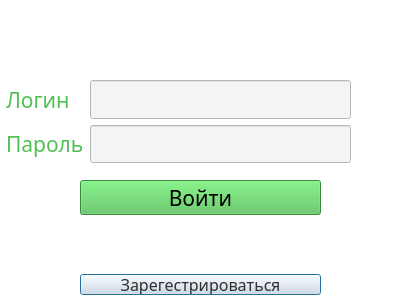
<?xml version="1.0" encoding="UTF-8"?>
<ui version="4.0">
 <class>auth_window</class>
 <widget class="QDialog" name="auth_window">
  <property name="geometry">
   <rect>
    <x>0</x>
    <y>0</y>
    <width>400</width>
    <height>300</height>
   </rect>
  </property>
  <property name="palette">
   <palette>
    <active>
     <colorrole role="WindowText">
      <brush brushstyle="SolidPattern">
       <color alpha="255">
        <red>0</red>
        <green>0</green>
        <blue>0</blue>
       </color>
      </brush>
     </colorrole>
     <colorrole role="Button">
      <brush brushstyle="SolidPattern">
       <color alpha="255">
        <red>222</red>
        <green>227</green>
        <blue>236</blue>
       </color>
      </brush>
     </colorrole>
     <colorrole role="Light">
      <brush brushstyle="SolidPattern">
       <color alpha="255">
        <red>73</red>
        <green>179</green>
        <blue>78</blue>
       </color>
      </brush>
     </colorrole>
     <colorrole role="Midlight">
      <brush brushstyle="SolidPattern">
       <color alpha="255">
        <red>73</red>
        <green>179</green>
        <blue>78</blue>
       </color>
      </brush>
     </colorrole>
     <colorrole role="Dark">
      <brush brushstyle="SolidPattern">
       <color alpha="255">
        <red>73</red>
        <green>179</green>
        <blue>78</blue>
       </color>
      </brush>
     </colorrole>
     <colorrole role="Text">
      <brush brushstyle="SolidPattern">
       <color alpha="255">
        <red>0</red>
        <green>0</green>
        <blue>0</blue>
       </color>
      </brush>
     </colorrole>
     <colorrole role="ButtonText">
      <brush brushstyle="SolidPattern">
       <color alpha="255">
        <red>255</red>
        <green>255</green>
        <blue>255</blue>
       </color>
      </brush>
     </colorrole>
     <colorrole role="Base">
      <brush brushstyle="SolidPattern">
       <color alpha="255">
        <red>255</red>
        <green>255</green>
        <blue>255</blue>
       </color>
      </brush>
     </colorrole>
     <colorrole role="Window">
      <brush brushstyle="SolidPattern">
       <color alpha="255">
        <red>255</red>
        <green>255</green>
        <blue>255</blue>
       </color>
      </brush>
     </colorrole>
     <colorrole role="ToolTipBase">
      <brush brushstyle="SolidPattern">
       <color alpha="255">
        <red>73</red>
        <green>179</green>
        <blue>78</blue>
       </color>
      </brush>
     </colorrole>
     <colorrole role="PlaceholderText">
      <brush brushstyle="SolidPattern">
       <color alpha="255">
        <red>73</red>
        <green>179</green>
        <blue>78</blue>
       </color>
      </brush>
     </colorrole>
    </active>
    <inactive>
     <colorrole role="WindowText">
      <brush brushstyle="SolidPattern">
       <color alpha="255">
        <red>0</red>
        <green>0</green>
        <blue>0</blue>
       </color>
      </brush>
     </colorrole>
     <colorrole role="Button">
      <brush brushstyle="SolidPattern">
       <color alpha="255">
        <red>222</red>
        <green>227</green>
        <blue>236</blue>
       </color>
      </brush>
     </colorrole>
     <colorrole role="Light">
      <brush brushstyle="SolidPattern">
       <color alpha="255">
        <red>73</red>
        <green>179</green>
        <blue>78</blue>
       </color>
      </brush>
     </colorrole>
     <colorrole role="Midlight">
      <brush brushstyle="SolidPattern">
       <color alpha="255">
        <red>73</red>
        <green>179</green>
        <blue>78</blue>
       </color>
      </brush>
     </colorrole>
     <colorrole role="Dark">
      <brush brushstyle="SolidPattern">
       <color alpha="255">
        <red>73</red>
        <green>179</green>
        <blue>78</blue>
       </color>
      </brush>
     </colorrole>
     <colorrole role="Text">
      <brush brushstyle="SolidPattern">
       <color alpha="255">
        <red>0</red>
        <green>0</green>
        <blue>0</blue>
       </color>
      </brush>
     </colorrole>
     <colorrole role="ButtonText">
      <brush brushstyle="SolidPattern">
       <color alpha="255">
        <red>255</red>
        <green>255</green>
        <blue>255</blue>
       </color>
      </brush>
     </colorrole>
     <colorrole role="Base">
      <brush brushstyle="SolidPattern">
       <color alpha="255">
        <red>255</red>
        <green>255</green>
        <blue>255</blue>
       </color>
      </brush>
     </colorrole>
     <colorrole role="Window">
      <brush brushstyle="SolidPattern">
       <color alpha="255">
        <red>255</red>
        <green>255</green>
        <blue>255</blue>
       </color>
      </brush>
     </colorrole>
     <colorrole role="ToolTipBase">
      <brush brushstyle="SolidPattern">
       <color alpha="255">
        <red>73</red>
        <green>179</green>
        <blue>78</blue>
       </color>
      </brush>
     </colorrole>
     <colorrole role="PlaceholderText">
      <brush brushstyle="SolidPattern">
       <color alpha="255">
        <red>73</red>
        <green>179</green>
        <blue>78</blue>
       </color>
      </brush>
     </colorrole>
    </inactive>
    <disabled>
     <colorrole role="WindowText">
      <brush brushstyle="SolidPattern">
       <color alpha="255">
        <red>73</red>
        <green>179</green>
        <blue>78</blue>
       </color>
      </brush>
     </colorrole>
     <colorrole role="Button">
      <brush brushstyle="SolidPattern">
       <color alpha="255">
        <red>222</red>
        <green>227</green>
        <blue>236</blue>
       </color>
      </brush>
     </colorrole>
     <colorrole role="Light">
      <brush brushstyle="SolidPattern">
       <color alpha="255">
        <red>73</red>
        <green>179</green>
        <blue>78</blue>
       </color>
      </brush>
     </colorrole>
     <colorrole role="Midlight">
      <brush brushstyle="SolidPattern">
       <color alpha="255">
        <red>73</red>
        <green>179</green>
        <blue>78</blue>
       </color>
      </brush>
     </colorrole>
     <colorrole role="Dark">
      <brush brushstyle="SolidPattern">
       <color alpha="255">
        <red>73</red>
        <green>179</green>
        <blue>78</blue>
       </color>
      </brush>
     </colorrole>
     <colorrole role="Text">
      <brush brushstyle="SolidPattern">
       <color alpha="255">
        <red>73</red>
        <green>179</green>
        <blue>78</blue>
       </color>
      </brush>
     </colorrole>
     <colorrole role="ButtonText">
      <brush brushstyle="SolidPattern">
       <color alpha="255">
        <red>73</red>
        <green>179</green>
        <blue>78</blue>
       </color>
      </brush>
     </colorrole>
     <colorrole role="Base">
      <brush brushstyle="SolidPattern">
       <color alpha="255">
        <red>255</red>
        <green>255</green>
        <blue>255</blue>
       </color>
      </brush>
     </colorrole>
     <colorrole role="Window">
      <brush brushstyle="SolidPattern">
       <color alpha="255">
        <red>255</red>
        <green>255</green>
        <blue>255</blue>
       </color>
      </brush>
     </colorrole>
     <colorrole role="ToolTipBase">
      <brush brushstyle="SolidPattern">
       <color alpha="255">
        <red>73</red>
        <green>179</green>
        <blue>78</blue>
       </color>
      </brush>
     </colorrole>
     <colorrole role="PlaceholderText">
      <brush brushstyle="SolidPattern">
       <color alpha="255">
        <red>73</red>
        <green>179</green>
        <blue>78</blue>
       </color>
      </brush>
     </colorrole>
    </disabled>
   </palette>
  </property>
  <property name="windowTitle">
   <string>Dialog</string>
  </property>
  <widget class="QWidget" name="formLayoutWidget">
   <property name="geometry">
    <rect>
     <x>0</x>
     <y>80</y>
     <width>401</width>
     <height>83</height>
    </rect>
   </property>
   <layout class="QFormLayout" name="formLayout">
    <item row="0" column="1">
     <layout class="QGridLayout" name="gridLayout">
      <item row="1" column="2">
       <spacer name="horizontalSpacer_3">
        <property name="orientation">
         <enum>Qt::Orientation::Horizontal</enum>
        </property>
        <property name="sizeType">
         <enum>QSizePolicy::Policy::Fixed</enum>
        </property>
        <property name="sizeHint" stdset="0">
         <size>
          <width>50</width>
          <height>20</height>
         </size>
        </property>
       </spacer>
      </item>
      <item row="0" column="0">
       <widget class="QLabel" name="label">
        <property name="sizePolicy">
         <sizepolicy hsizetype="Preferred" vsizetype="Preferred">
          <horstretch>0</horstretch>
          <verstretch>0</verstretch>
         </sizepolicy>
        </property>
        <property name="palette">
         <palette>
          <active>
           <colorrole role="WindowText">
            <brush brushstyle="SolidPattern">
             <color alpha="255">
              <red>79</red>
              <green>192</green>
              <blue>83</blue>
             </color>
            </brush>
           </colorrole>
           <colorrole role="Text">
            <brush brushstyle="SolidPattern">
             <color alpha="255">
              <red>79</red>
              <green>192</green>
              <blue>83</blue>
             </color>
            </brush>
           </colorrole>
           <colorrole role="Base">
            <brush brushstyle="SolidPattern">
             <color alpha="255">
              <red>79</red>
              <green>192</green>
              <blue>83</blue>
             </color>
            </brush>
           </colorrole>
          </active>
          <inactive>
           <colorrole role="WindowText">
            <brush brushstyle="SolidPattern">
             <color alpha="255">
              <red>79</red>
              <green>192</green>
              <blue>83</blue>
             </color>
            </brush>
           </colorrole>
           <colorrole role="Text">
            <brush brushstyle="SolidPattern">
             <color alpha="255">
              <red>79</red>
              <green>192</green>
              <blue>83</blue>
             </color>
            </brush>
           </colorrole>
           <colorrole role="Base">
            <brush brushstyle="SolidPattern">
             <color alpha="255">
              <red>79</red>
              <green>192</green>
              <blue>83</blue>
             </color>
            </brush>
           </colorrole>
          </inactive>
          <disabled/>
         </palette>
        </property>
        <property name="font">
         <font>
          <family>Gill Sans</family>
          <pointsize>16</pointsize>
         </font>
        </property>
        <property name="text">
         <string>Логин</string>
        </property>
        <property name="alignment">
         <set>Qt::AlignmentFlag::AlignLeading|Qt::AlignmentFlag::AlignLeft|Qt::AlignmentFlag::AlignVCenter</set>
        </property>
       </widget>
      </item>
      <item row="1" column="1">
       <widget class="QLineEdit" name="lineEdit_password">
        <property name="sizePolicy">
         <sizepolicy hsizetype="Expanding" vsizetype="Expanding">
          <horstretch>0</horstretch>
          <verstretch>0</verstretch>
         </sizepolicy>
        </property>
        <property name="palette">
         <palette>
          <active>
           <colorrole role="Base">
            <brush brushstyle="SolidPattern">
             <color alpha="255">
              <red>243</red>
              <green>244</green>
              <blue>246</blue>
             </color>
            </brush>
           </colorrole>
          </active>
          <inactive>
           <colorrole role="Base">
            <brush brushstyle="SolidPattern">
             <color alpha="255">
              <red>243</red>
              <green>244</green>
              <blue>246</blue>
             </color>
            </brush>
           </colorrole>
          </inactive>
          <disabled/>
         </palette>
        </property>
        <property name="font">
         <font>
          <family>Gill Sans</family>
          <pointsize>14</pointsize>
         </font>
        </property>
        <property name="cursor">
         <cursorShape>ArrowCursor</cursorShape>
        </property>
       </widget>
      </item>
      <item row="1" column="0">
       <widget class="QLabel" name="label_3">
        <property name="sizePolicy">
         <sizepolicy hsizetype="Preferred" vsizetype="Preferred">
          <horstretch>0</horstretch>
          <verstretch>0</verstretch>
         </sizepolicy>
        </property>
        <property name="palette">
         <palette>
          <active>
           <colorrole role="WindowText">
            <brush brushstyle="SolidPattern">
             <color alpha="255">
              <red>79</red>
              <green>192</green>
              <blue>83</blue>
             </color>
            </brush>
           </colorrole>
          </active>
          <inactive>
           <colorrole role="WindowText">
            <brush brushstyle="SolidPattern">
             <color alpha="255">
              <red>79</red>
              <green>192</green>
              <blue>83</blue>
             </color>
            </brush>
           </colorrole>
          </inactive>
          <disabled/>
         </palette>
        </property>
        <property name="font">
         <font>
          <family>Gill Sans</family>
          <pointsize>16</pointsize>
          <bold>false</bold>
         </font>
        </property>
        <property name="text">
         <string>Пароль</string>
        </property>
        <property name="alignment">
         <set>Qt::AlignmentFlag::AlignLeading|Qt::AlignmentFlag::AlignLeft|Qt::AlignmentFlag::AlignVCenter</set>
        </property>
       </widget>
      </item>
      <item row="0" column="2">
       <spacer name="horizontalSpacer_2">
        <property name="orientation">
         <enum>Qt::Orientation::Horizontal</enum>
        </property>
        <property name="sizeType">
         <enum>QSizePolicy::Policy::Fixed</enum>
        </property>
        <property name="sizeHint" stdset="0">
         <size>
          <width>50</width>
          <height>20</height>
         </size>
        </property>
       </spacer>
      </item>
      <item row="0" column="1">
       <widget class="QLineEdit" name="lineEdit_login">
        <property name="sizePolicy">
         <sizepolicy hsizetype="Expanding" vsizetype="Expanding">
          <horstretch>0</horstretch>
          <verstretch>0</verstretch>
         </sizepolicy>
        </property>
        <property name="palette">
         <palette>
          <active>
           <colorrole role="Base">
            <brush brushstyle="SolidPattern">
             <color alpha="255">
              <red>243</red>
              <green>244</green>
              <blue>246</blue>
             </color>
            </brush>
           </colorrole>
          </active>
          <inactive>
           <colorrole role="Base">
            <brush brushstyle="SolidPattern">
             <color alpha="255">
              <red>243</red>
              <green>244</green>
              <blue>246</blue>
             </color>
            </brush>
           </colorrole>
          </inactive>
          <disabled/>
         </palette>
        </property>
        <property name="font">
         <font>
          <family>Gill Sans</family>
          <pointsize>14</pointsize>
         </font>
        </property>
        <property name="cursor">
         <cursorShape>ArrowCursor</cursorShape>
        </property>
       </widget>
      </item>
     </layout>
    </item>
   </layout>
  </widget>
  <widget class="QWidget" name="gridLayoutWidget">
   <property name="geometry">
    <rect>
     <x>0</x>
     <y>274</y>
     <width>401</width>
     <height>21</height>
    </rect>
   </property>
   <layout class="QGridLayout" name="gridLayout_2">
    <item row="0" column="0">
     <spacer name="horizontalSpacer_5">
      <property name="orientation">
       <enum>Qt::Orientation::Horizontal</enum>
      </property>
      <property name="sizeType">
       <enum>QSizePolicy::Policy::Fixed</enum>
      </property>
      <property name="sizeHint" stdset="0">
       <size>
        <width>80</width>
        <height>20</height>
       </size>
      </property>
     </spacer>
    </item>
    <item row="0" column="2">
     <spacer name="horizontalSpacer_4">
      <property name="orientation">
       <enum>Qt::Orientation::Horizontal</enum>
      </property>
      <property name="sizeType">
       <enum>QSizePolicy::Policy::Fixed</enum>
      </property>
      <property name="sizeHint" stdset="0">
       <size>
        <width>80</width>
        <height>20</height>
       </size>
      </property>
     </spacer>
    </item>
    <item row="0" column="1">
     <widget class="QPushButton" name="pushButton_register">
      <property name="sizePolicy">
       <sizepolicy hsizetype="Preferred" vsizetype="Preferred">
        <horstretch>0</horstretch>
        <verstretch>0</verstretch>
       </sizepolicy>
      </property>
      <property name="palette">
       <palette>
        <active>
         <colorrole role="ButtonText">
          <brush brushstyle="SolidPattern">
           <color alpha="255">
            <red>46</red>
            <green>47</green>
            <blue>48</blue>
           </color>
          </brush>
         </colorrole>
        </active>
        <inactive>
         <colorrole role="ButtonText">
          <brush brushstyle="SolidPattern">
           <color alpha="255">
            <red>46</red>
            <green>47</green>
            <blue>48</blue>
           </color>
          </brush>
         </colorrole>
        </inactive>
        <disabled/>
       </palette>
      </property>
      <property name="font">
       <font>
        <family>Gill Sans</family>
        <pointsize>12</pointsize>
       </font>
      </property>
      <property name="text">
       <string>Зарегестрироваться</string>
      </property>
     </widget>
    </item>
   </layout>
  </widget>
  <widget class="QWidget" name="gridLayoutWidget_2">
   <property name="geometry">
    <rect>
     <x>0</x>
     <y>180</y>
     <width>401</width>
     <height>35</height>
    </rect>
   </property>
   <layout class="QGridLayout" name="gridLayout_3">
    <item row="0" column="0">
     <spacer name="horizontalSpacer_6">
      <property name="orientation">
       <enum>Qt::Orientation::Horizontal</enum>
      </property>
      <property name="sizeType">
       <enum>QSizePolicy::Policy::Fixed</enum>
      </property>
      <property name="sizeHint" stdset="0">
       <size>
        <width>80</width>
        <height>20</height>
       </size>
      </property>
     </spacer>
    </item>
    <item row="0" column="2">
     <spacer name="horizontalSpacer_7">
      <property name="orientation">
       <enum>Qt::Orientation::Horizontal</enum>
      </property>
      <property name="sizeType">
       <enum>QSizePolicy::Policy::Fixed</enum>
      </property>
      <property name="sizeHint" stdset="0">
       <size>
        <width>80</width>
        <height>20</height>
       </size>
      </property>
     </spacer>
    </item>
    <item row="0" column="1">
     <widget class="QPushButton" name="sign_in_pushButton">
      <property name="sizePolicy">
       <sizepolicy hsizetype="Expanding" vsizetype="Expanding">
        <horstretch>0</horstretch>
        <verstretch>0</verstretch>
       </sizepolicy>
      </property>
      <property name="palette">
       <palette>
        <active>
         <colorrole role="WindowText">
          <brush brushstyle="SolidPattern">
           <color alpha="255">
            <red>0</red>
            <green>0</green>
            <blue>0</blue>
           </color>
          </brush>
         </colorrole>
         <colorrole role="Button">
          <brush brushstyle="SolidPattern">
           <color alpha="255">
            <red>79</red>
            <green>192</green>
            <blue>83</blue>
           </color>
          </brush>
         </colorrole>
         <colorrole role="Light">
          <brush brushstyle="SolidPattern">
           <color alpha="255">
            <red>138</red>
            <green>255</green>
            <blue>142</blue>
           </color>
          </brush>
         </colorrole>
         <colorrole role="Midlight">
          <brush brushstyle="SolidPattern">
           <color alpha="255">
            <red>108</red>
            <green>223</green>
            <blue>112</blue>
           </color>
          </brush>
         </colorrole>
         <colorrole role="Dark">
          <brush brushstyle="SolidPattern">
           <color alpha="255">
            <red>39</red>
            <green>96</green>
            <blue>42</blue>
           </color>
          </brush>
         </colorrole>
         <colorrole role="Mid">
          <brush brushstyle="SolidPattern">
           <color alpha="255">
            <red>52</red>
            <green>128</green>
            <blue>55</blue>
           </color>
          </brush>
         </colorrole>
         <colorrole role="Text">
          <brush brushstyle="SolidPattern">
           <color alpha="255">
            <red>0</red>
            <green>0</green>
            <blue>0</blue>
           </color>
          </brush>
         </colorrole>
         <colorrole role="BrightText">
          <brush brushstyle="SolidPattern">
           <color alpha="255">
            <red>255</red>
            <green>255</green>
            <blue>255</blue>
           </color>
          </brush>
         </colorrole>
         <colorrole role="ButtonText">
          <brush brushstyle="SolidPattern">
           <color alpha="255">
            <red>0</red>
            <green>0</green>
            <blue>0</blue>
           </color>
          </brush>
         </colorrole>
         <colorrole role="Base">
          <brush brushstyle="SolidPattern">
           <color alpha="255">
            <red>73</red>
            <green>179</green>
            <blue>78</blue>
           </color>
          </brush>
         </colorrole>
         <colorrole role="Window">
          <brush brushstyle="SolidPattern">
           <color alpha="255">
            <red>79</red>
            <green>192</green>
            <blue>83</blue>
           </color>
          </brush>
         </colorrole>
         <colorrole role="Shadow">
          <brush brushstyle="SolidPattern">
           <color alpha="255">
            <red>0</red>
            <green>0</green>
            <blue>0</blue>
           </color>
          </brush>
         </colorrole>
         <colorrole role="AlternateBase">
          <brush brushstyle="SolidPattern">
           <color alpha="255">
            <red>167</red>
            <green>223</green>
            <blue>169</blue>
           </color>
          </brush>
         </colorrole>
         <colorrole role="ToolTipBase">
          <brush brushstyle="SolidPattern">
           <color alpha="255">
            <red>255</red>
            <green>255</green>
            <blue>220</blue>
           </color>
          </brush>
         </colorrole>
         <colorrole role="ToolTipText">
          <brush brushstyle="SolidPattern">
           <color alpha="255">
            <red>0</red>
            <green>0</green>
            <blue>0</blue>
           </color>
          </brush>
         </colorrole>
         <colorrole role="PlaceholderText">
          <brush brushstyle="SolidPattern">
           <color alpha="127">
            <red>0</red>
            <green>0</green>
            <blue>0</blue>
           </color>
          </brush>
         </colorrole>
         <colorrole role="Accent">
          <brush brushstyle="SolidPattern">
           <color alpha="255">
            <red>255</red>
            <green>255</green>
            <blue>255</blue>
           </color>
          </brush>
         </colorrole>
        </active>
        <inactive>
         <colorrole role="WindowText">
          <brush brushstyle="SolidPattern">
           <color alpha="255">
            <red>0</red>
            <green>0</green>
            <blue>0</blue>
           </color>
          </brush>
         </colorrole>
         <colorrole role="Button">
          <brush brushstyle="SolidPattern">
           <color alpha="255">
            <red>79</red>
            <green>192</green>
            <blue>83</blue>
           </color>
          </brush>
         </colorrole>
         <colorrole role="Light">
          <brush brushstyle="SolidPattern">
           <color alpha="255">
            <red>138</red>
            <green>255</green>
            <blue>142</blue>
           </color>
          </brush>
         </colorrole>
         <colorrole role="Midlight">
          <brush brushstyle="SolidPattern">
           <color alpha="255">
            <red>108</red>
            <green>223</green>
            <blue>112</blue>
           </color>
          </brush>
         </colorrole>
         <colorrole role="Dark">
          <brush brushstyle="SolidPattern">
           <color alpha="255">
            <red>39</red>
            <green>96</green>
            <blue>42</blue>
           </color>
          </brush>
         </colorrole>
         <colorrole role="Mid">
          <brush brushstyle="SolidPattern">
           <color alpha="255">
            <red>52</red>
            <green>128</green>
            <blue>55</blue>
           </color>
          </brush>
         </colorrole>
         <colorrole role="Text">
          <brush brushstyle="SolidPattern">
           <color alpha="255">
            <red>0</red>
            <green>0</green>
            <blue>0</blue>
           </color>
          </brush>
         </colorrole>
         <colorrole role="BrightText">
          <brush brushstyle="SolidPattern">
           <color alpha="255">
            <red>255</red>
            <green>255</green>
            <blue>255</blue>
           </color>
          </brush>
         </colorrole>
         <colorrole role="ButtonText">
          <brush brushstyle="SolidPattern">
           <color alpha="255">
            <red>0</red>
            <green>0</green>
            <blue>0</blue>
           </color>
          </brush>
         </colorrole>
         <colorrole role="Base">
          <brush brushstyle="SolidPattern">
           <color alpha="255">
            <red>73</red>
            <green>179</green>
            <blue>78</blue>
           </color>
          </brush>
         </colorrole>
         <colorrole role="Window">
          <brush brushstyle="SolidPattern">
           <color alpha="255">
            <red>79</red>
            <green>192</green>
            <blue>83</blue>
           </color>
          </brush>
         </colorrole>
         <colorrole role="Shadow">
          <brush brushstyle="SolidPattern">
           <color alpha="255">
            <red>0</red>
            <green>0</green>
            <blue>0</blue>
           </color>
          </brush>
         </colorrole>
         <colorrole role="AlternateBase">
          <brush brushstyle="SolidPattern">
           <color alpha="255">
            <red>167</red>
            <green>223</green>
            <blue>169</blue>
           </color>
          </brush>
         </colorrole>
         <colorrole role="ToolTipBase">
          <brush brushstyle="SolidPattern">
           <color alpha="255">
            <red>255</red>
            <green>255</green>
            <blue>220</blue>
           </color>
          </brush>
         </colorrole>
         <colorrole role="ToolTipText">
          <brush brushstyle="SolidPattern">
           <color alpha="255">
            <red>0</red>
            <green>0</green>
            <blue>0</blue>
           </color>
          </brush>
         </colorrole>
         <colorrole role="PlaceholderText">
          <brush brushstyle="SolidPattern">
           <color alpha="127">
            <red>0</red>
            <green>0</green>
            <blue>0</blue>
           </color>
          </brush>
         </colorrole>
         <colorrole role="Accent">
          <brush brushstyle="SolidPattern">
           <color alpha="255">
            <red>255</red>
            <green>255</green>
            <blue>255</blue>
           </color>
          </brush>
         </colorrole>
        </inactive>
        <disabled>
         <colorrole role="WindowText">
          <brush brushstyle="SolidPattern">
           <color alpha="255">
            <red>39</red>
            <green>96</green>
            <blue>42</blue>
           </color>
          </brush>
         </colorrole>
         <colorrole role="Button">
          <brush brushstyle="SolidPattern">
           <color alpha="255">
            <red>79</red>
            <green>192</green>
            <blue>83</blue>
           </color>
          </brush>
         </colorrole>
         <colorrole role="Light">
          <brush brushstyle="SolidPattern">
           <color alpha="255">
            <red>138</red>
            <green>255</green>
            <blue>142</blue>
           </color>
          </brush>
         </colorrole>
         <colorrole role="Midlight">
          <brush brushstyle="SolidPattern">
           <color alpha="255">
            <red>108</red>
            <green>223</green>
            <blue>112</blue>
           </color>
          </brush>
         </colorrole>
         <colorrole role="Dark">
          <brush brushstyle="SolidPattern">
           <color alpha="255">
            <red>39</red>
            <green>96</green>
            <blue>42</blue>
           </color>
          </brush>
         </colorrole>
         <colorrole role="Mid">
          <brush brushstyle="SolidPattern">
           <color alpha="255">
            <red>52</red>
            <green>128</green>
            <blue>55</blue>
           </color>
          </brush>
         </colorrole>
         <colorrole role="Text">
          <brush brushstyle="SolidPattern">
           <color alpha="255">
            <red>39</red>
            <green>96</green>
            <blue>42</blue>
           </color>
          </brush>
         </colorrole>
         <colorrole role="BrightText">
          <brush brushstyle="SolidPattern">
           <color alpha="255">
            <red>255</red>
            <green>255</green>
            <blue>255</blue>
           </color>
          </brush>
         </colorrole>
         <colorrole role="ButtonText">
          <brush brushstyle="SolidPattern">
           <color alpha="255">
            <red>39</red>
            <green>96</green>
            <blue>42</blue>
           </color>
          </brush>
         </colorrole>
         <colorrole role="Base">
          <brush brushstyle="SolidPattern">
           <color alpha="255">
            <red>79</red>
            <green>192</green>
            <blue>83</blue>
           </color>
          </brush>
         </colorrole>
         <colorrole role="Window">
          <brush brushstyle="SolidPattern">
           <color alpha="255">
            <red>79</red>
            <green>192</green>
            <blue>83</blue>
           </color>
          </brush>
         </colorrole>
         <colorrole role="Shadow">
          <brush brushstyle="SolidPattern">
           <color alpha="255">
            <red>0</red>
            <green>0</green>
            <blue>0</blue>
           </color>
          </brush>
         </colorrole>
         <colorrole role="AlternateBase">
          <brush brushstyle="SolidPattern">
           <color alpha="255">
            <red>79</red>
            <green>192</green>
            <blue>83</blue>
           </color>
          </brush>
         </colorrole>
         <colorrole role="ToolTipBase">
          <brush brushstyle="SolidPattern">
           <color alpha="255">
            <red>255</red>
            <green>255</green>
            <blue>220</blue>
           </color>
          </brush>
         </colorrole>
         <colorrole role="ToolTipText">
          <brush brushstyle="SolidPattern">
           <color alpha="255">
            <red>0</red>
            <green>0</green>
            <blue>0</blue>
           </color>
          </brush>
         </colorrole>
         <colorrole role="PlaceholderText">
          <brush brushstyle="SolidPattern">
           <color alpha="127">
            <red>39</red>
            <green>96</green>
            <blue>42</blue>
           </color>
          </brush>
         </colorrole>
         <colorrole role="Accent">
          <brush brushstyle="SolidPattern">
           <color alpha="255">
            <red>102</red>
            <green>250</green>
            <blue>108</blue>
           </color>
          </brush>
         </colorrole>
        </disabled>
       </palette>
      </property>
      <property name="font">
       <font>
        <family>Gill Sans</family>
        <pointsize>16</pointsize>
       </font>
      </property>
      <property name="text">
       <string>Войти</string>
      </property>
     </widget>
    </item>
   </layout>
  </widget>
 </widget>
 <resources/>
 <connections/>
</ui>
